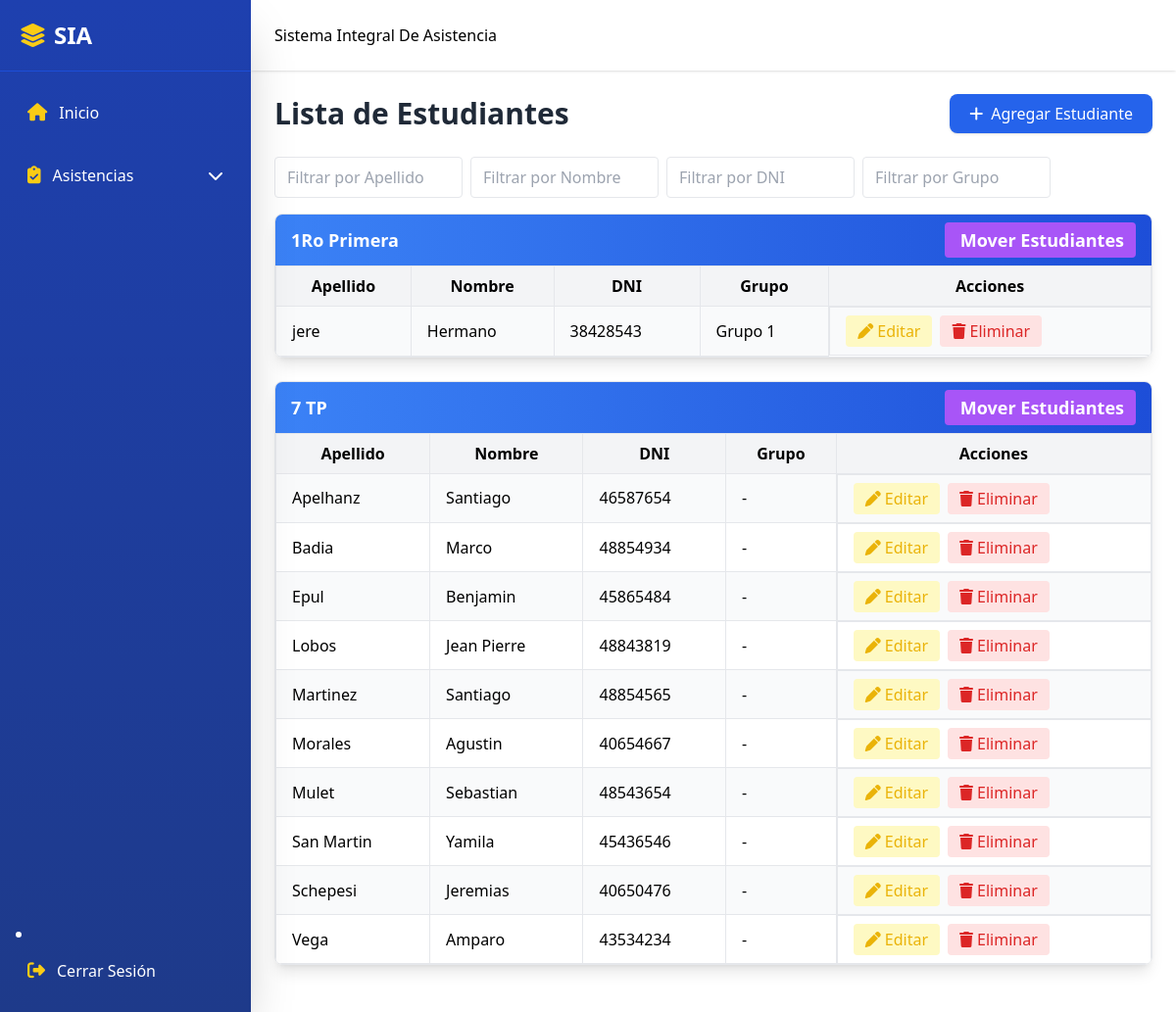
The page /students.php (signed in) on the database as committed earlier.
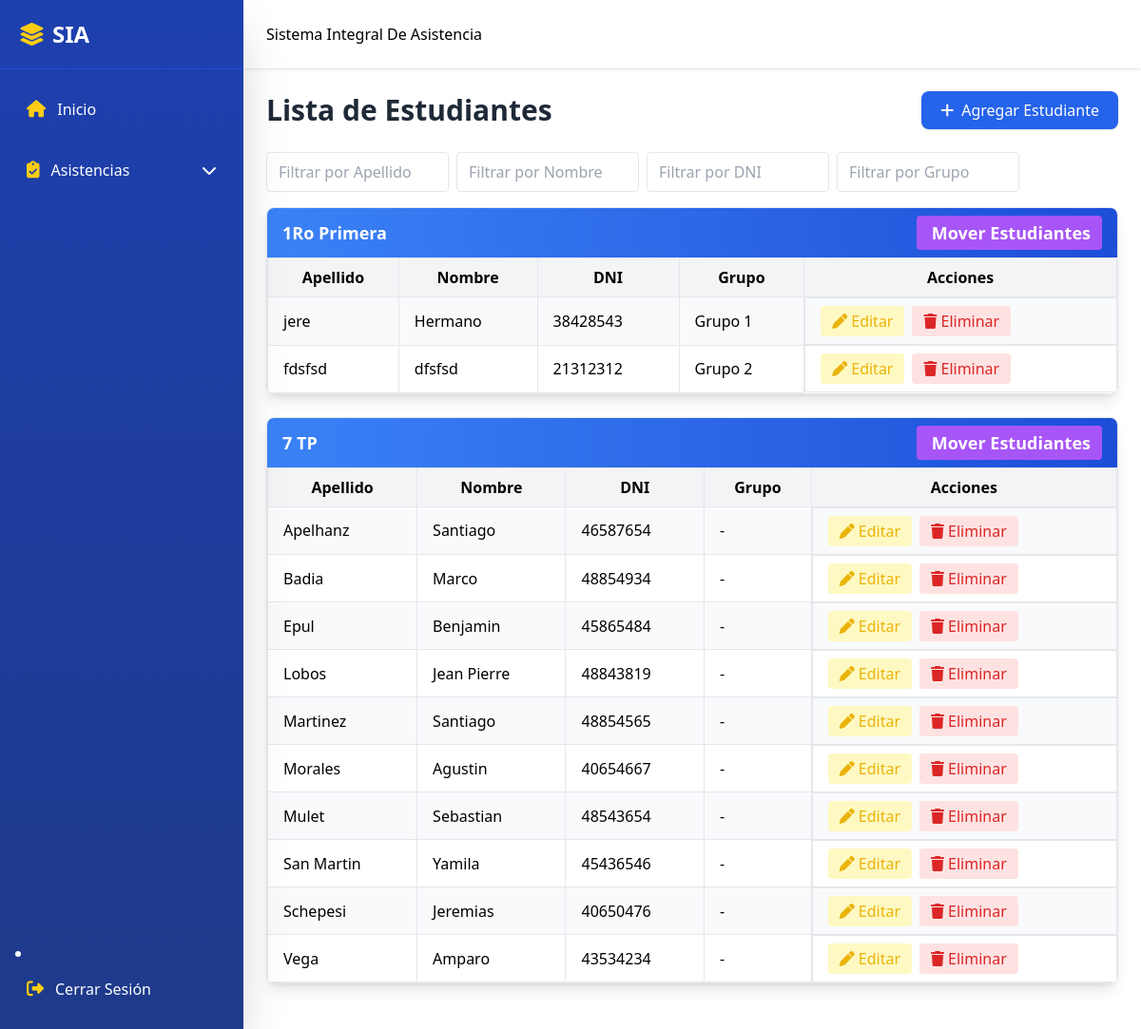
The same page on the database as committed later.
### tables this page shows
CREATE TABLE `students` (
  `student_id` int(11) NOT NULL,
  `last_name` varchar(50) NOT NULL,
  `first_name` varchar(100) NOT NULL,
  `course_id` int(11) NOT NULL,
  `DNI` int(50) DEFAULT NULL,
  `group_id` int(11) DEFAULT NULL
);

CREATE TABLE `groups` (
  `group_id` int(11) NOT NULL,
  `course_id` int(11) NOT NULL,
  `name` varchar(50) NOT NULL,
  `description` text DEFAULT NULL
);

### students.php (the view, shortened to what this page needs)
<?php
include 'includes/session.php';
include 'includes/header.php';
include 'includes/sidebar.php';
include 'includes/navbar.php';
include 'includes/conn.php';
?>
<div class="flex-1 md:ml-64 transition-all duration-300">
  <br><br><br>
  <main class="pt-20 p-4 md:p-6">
    <div class="flex flex-col md:flex-row justify-between items-start md:items-center mb-6 gap-3 md:gap-0">
      <h1 class="text-3xl font-bold text-gray-800">Lista de Estudiantes</h1>
      <a href="javascript:void(0)" onclick="openModal('addStudentModal')" class="inline-flex items-center bg-blue-600 text-white px-5 py-2 rounded-lg shadow hover:bg-blue-700 transition w-full md:w-auto justify-center">
        <i class="fa-solid fa-plus mr-2"></i> Agregar Estudiante
      </a>
    </div>
    <div class="flex flex-wrap gap-2 mb-4">
      <input type="text" id="filterLastName" placeholder="Filtrar por Apellido" class="px-3 py-2 border rounded w-48">
      <input type="text" id="filterFirstName" placeholder="Filtrar por Nombre" class="px-3 py-2 border rounded w-48">
      <input type="text" id="filterDNI" placeholder="Filtrar por DNI" class="px-3 py-2 border rounded w-48">
      <input type="text" id="filterGroup" placeholder="Filtrar por Grupo" class="px-3 py-2 border rounded w-48">
    </div>
    <?php
    try {
        $sql = "SELECT s.student_id, s.last_name, s.first_name, s.DNI, c.course_id, c.name AS course_name, g.group_id, g.name AS group_name
                FROM students s
                LEFT JOIN courses c ON s.course_id = c.course_id
                LEFT JOIN groups g ON s.group_id = g.group_id
                ORDER BY c.name, g.name, s.last_name, s.first_name";
        $stmt = $conn->query($sql);
        $students = $stmt->fetchAll();
        if ($students) {
            $grouped = [];
            foreach ($students as $student) {
                $grouped[$student['course_name']][] = $student;
            }
            foreach ($grouped as $course => $courseStudents) {
                echo "<div class='mb-6 border rounded-lg shadow-lg overflow-hidden'>";
                echo "<div class='bg-gradient-to-r from-blue-500 to-blue-700 text-white px-4 py-2 font-bold text-lg flex justify-between items-center'>";
                echo "<span>{$course}</span>";
                echo "<a href='javascript:void(0)'
                        onclick=\"openModalMoveStudents({$courseStudents[0]['course_id']}, '{$course}')\"
                        class='bg-purple-500 hover:bg-purple-700 text-white px-3 py-1 rounded flex items-center'>
                        <i class='fa-solid fa-arrows-right-left mr-1'></i> Mover Estudiantes
                      </a>";
                echo "</div>";
                echo "<div class='overflow-x-auto'>";
                echo "<table class='min-w-full border-collapse' id='studentsTable'>";
                echo "<thead class='bg-gray-100'>
                        <tr>
                          <th class='px-4 py-2 border'>Apellido</th>
                          <th class='px-4 py-2 border'>Nombre</th>
                          <th class='px-4 py-2 border'>DNI</th>
                          <th class='px-4 py-2 border'>Grupo</th>
                          <th class='px-4 py-2 border'>Acciones</th>
                        </tr>
                      </thead>";
                echo "<tbody>";
                foreach ($courseStudents as $i => $student) {
                    $rowClass = $i % 2 === 0 ? 'bg-gray-50' : 'bg-white';
                    $groupDisplay = $student['group_name'] ?? '-';
                    echo "<tr class='hover:bg-gray-100 {$rowClass}'>";
                    echo "<td class='px-4 py-2 border'>{$student['last_name']}</td>";
                    echo "<td class='px-4 py-2 border'>{$student['first_name']}</td>";
                    echo "<td class='px-4 py-2 border'>{$student['DNI']}</td>";
                    echo "<td class='px-4 py-2 border'>{$groupDisplay}</td>";
                    echo "<td class='px-4 py-2 border flex gap-2 justify-start'>
                            <a href='javascript:void(0)'
                               onclick='openEditModal(".json_encode($student).")'
                               class='text-yellow-500 hover:text-yellow-700 bg-yellow-100 px-3 py-1 rounded flex items-center justify-center'>
                               <i class='fa-solid fa-pen mr-1'></i>Editar
                            </a>
                            <a href='students_back/delete_student.php?id={$student['student_id']}'
                               class='text-red-600 hover:text-red-800 bg-red-100 px-3 py-1 rounded flex items-center justify-center'
                               onclick=\"return confirm('¿Estás seguro de eliminar este estudiante?')\">
                               <i class='fa-solid fa-trash mr-1'></i>Eliminar
                            </a>
                          </td>";
                    echo "</tr>";
                }
                echo "</tbody></table></div></div>";
            }
        } else {
            echo "<p class='text-center text-gray-500'>No hay estudiantes registrados</p>";
        }
    } catch (PDOException $e) {
        echo "<p class='text-center text-red-600'>Error: {$e->getMessage()}</p>";
    }
    ?>
  </main>
</div>

### includes/header.php (shortened to what this page needs)
<!DOCTYPE html>
<html lang="es">
<head>
  <script src="https://cdn.tailwindcss.com" defer></script>
  <link rel="stylesheet" href="https://cdn.jsdelivr.net/npm/swiper@11/swiper-bundle.min.css"/>
  <link rel="stylesheet" href="https://cdnjs.cloudflare.com/ajax/libs/font-awesome/6.5.2/css/all.min.css"/>
</head>
<body class="flex">

### includes/sidebar.php (shortened to what this page needs)
<?php
include 'includes/conn.php';
$role_id = $_SESSION['role_id'];
$permissions = [];
try {
    $stmt = $conn->prepare("SELECT page, action FROM role_permissions WHERE role_id = ?");
    $stmt->execute([$role_id]);
    $perms = $stmt->fetchAll(PDO::FETCH_ASSOC);
    foreach ($perms as $perm) {
        $permissions[$perm['page']][] = $perm['action'];
    }
} catch (PDOException $e) {
    echo "Error al cargar permisos: " . $e->getMessage();
}
?>
<aside id="sidebar" class="fixed top-0 left-0 h-screen w-64 bg-gradient-to-b from-blue-800 to-blue-900 text-white shadow-2xl flex flex-col transform -translate-x-full md:translate-x-0 transition-transform duration-300 ease-in-out z-50">
  <div class="p-5 text-2xl font-bold border-b border-blue-700 flex justify-between items-center">
    <span class="flex items-center"><i class="fas fa-layer-group mr-2 text-yellow-400"></i> SIA</span>
  </div>
  <nav class="flex-1 p-4 overflow-y-auto">
    <ul class="space-y-3">
      <?php if(isset($permissions['index.php']) && in_array('view', $permissions['index.php'])): ?>
      <li>
        <a href="index.php" class="flex items-center p-3 rounded-lg hover:bg-blue-700 transition-all relative">
          <i class="fas fa-home mr-3 text-lg text-yellow-400"></i>
          <span class="font-medium">Inicio</span>
        </a>
      </li>
      <?php endif; ?>
      <?php
      $attendance_pages = ['attendance.php','attendance_report.php','student_attendance.php','teachers_attendance.php','attendance_reports_list.php'];
      $has_attendance = false;
      foreach($attendance_pages as $page) {
          if(isset($permissions[$page]) && in_array('view', $permissions[$page])) { $has_attendance = true; break; }
      }
      ?>
      <?php if($has_attendance): ?>
      <li>
        <button class="flex items-center justify-between w-full p-3 rounded-lg hover:bg-blue-700 focus:outline-none transition-all relative"
                onclick="this.nextElementSibling.classList.toggle('max-h-0'); this.nextElementSibling.classList.toggle('max-h-96');">
          <span class="flex items-center">
            <i class="fas fa-clipboard-check mr-3 text-lg text-yellow-400"></i>
            <span class="font-medium">Asistencias</span>
          </span>
          <i class="fas fa-chevron-down transition-transform duration-300"></i>
        </button>
      </li>
      <?php endif; ?>
    </ul>
  </nav>
  <li class="mt-6 mb-4 px-4">
    <a href="logout.php" class="flex items-center p-3 rounded-lg hover:bg-red-600 transition-all relative">
      <i class="fas fa-sign-out-alt mr-3 text-lg text-yellow-400"></i>
      <span class="font-medium">Cerrar Sesión</span>
    </a>
  </li>
</aside>

### includes/navbar.php (shortened to what this page needs)
<header class="fixed top-0 left-0 md:left-64 right-0 bg-white shadow flex justify-between items-center p-6 z-30 transition-all duration-300">
  <div class="flex items-center space-x-4">
    <div class="flex items-center space-x-2">
      <span class="font-medium">Sistema Integral De Asistencia</span>
    </div>
  </div>
</header>

Rows that differ between the two databases and show on the page:
added students: last_name "fdsfsd", first_name "dfsfsd", DNI "21312312", group.name "Grupo 2", shown under "1Ro Primera"
